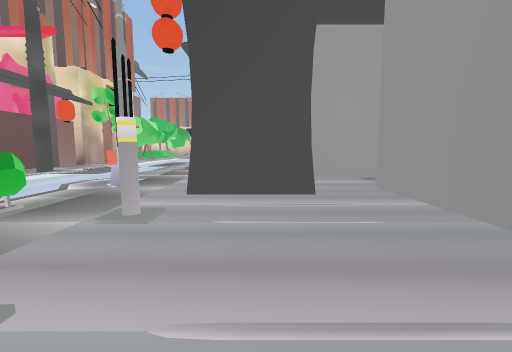
View 1 (above)

24 first-person views from a walk through a scene from a Unity 3-D project. The camera is 1.4 m above the floor, tilts 6° down and sees 90° across. The floor is counted in squares, 2 m on a side. Each view is taken from the middle of a square. On the plan, view 1 faces up. The plan holds only what a view shows up to about 9 squares ahead; the rest is blank. The place goes on beyond the plan. The player character is not drawn.

View 2
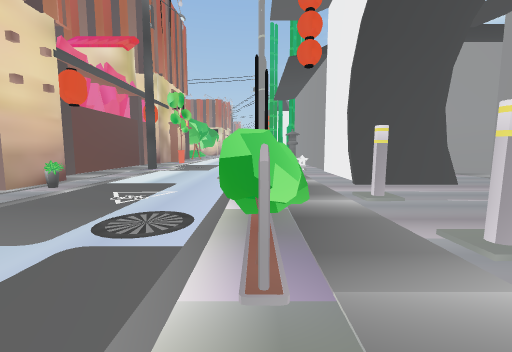

View 3
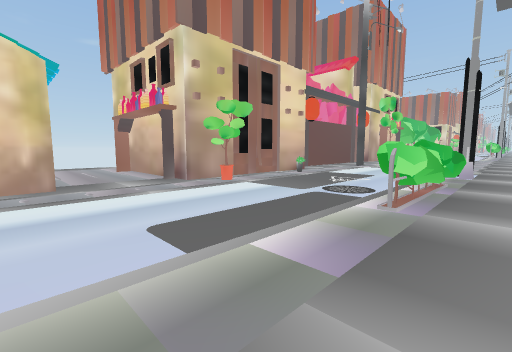

View 4
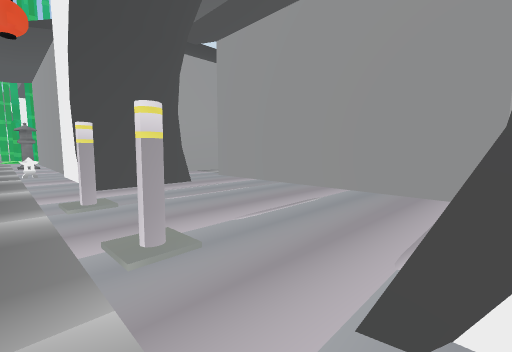

View 5
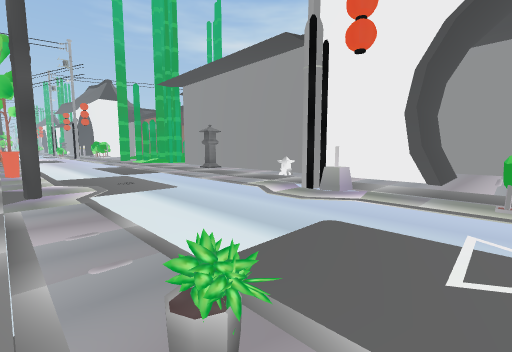

View 6
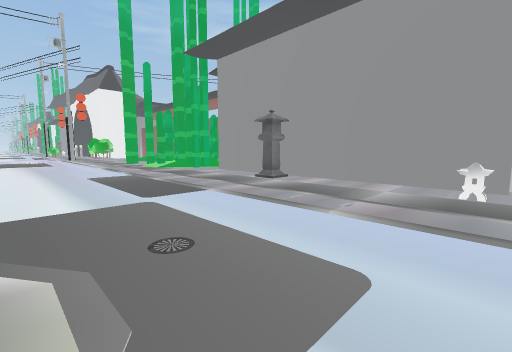

View 7
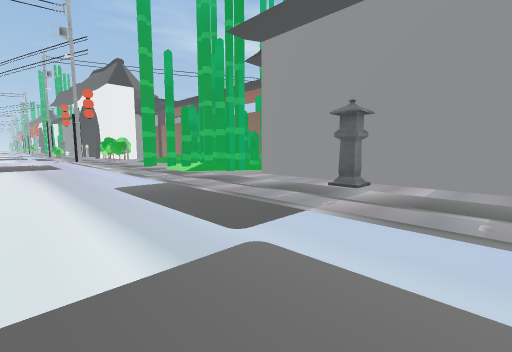

View 8
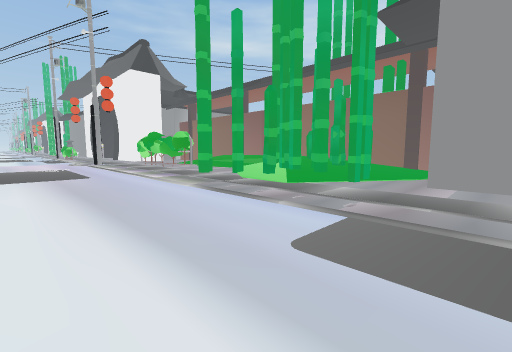

View 9
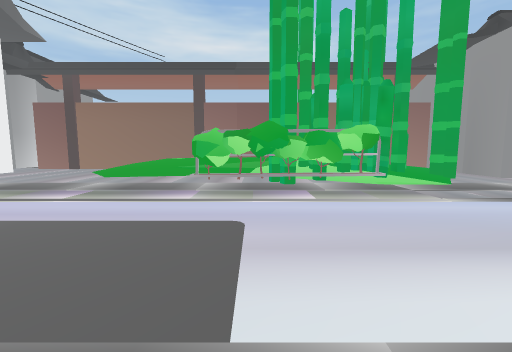

View 10
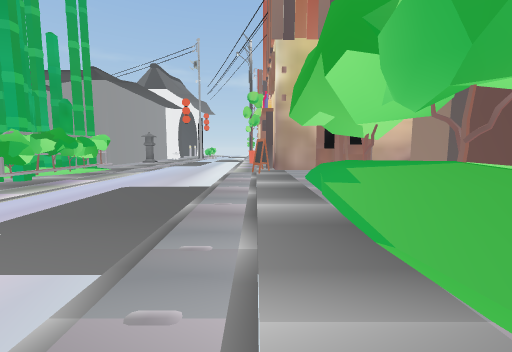

View 11
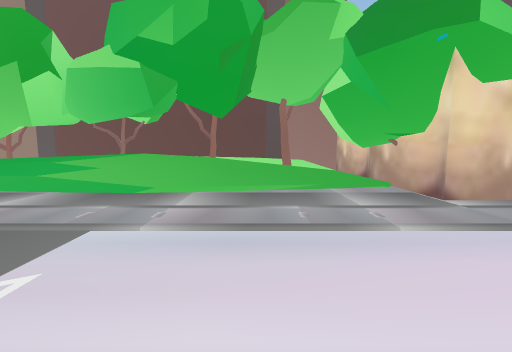

View 12
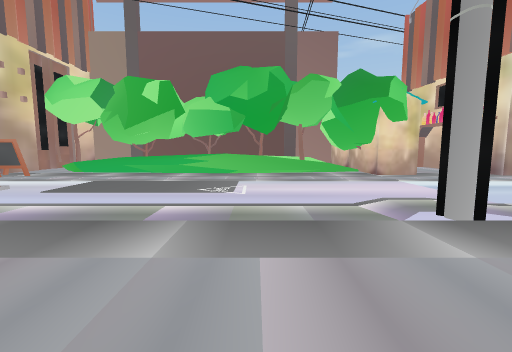

View 13
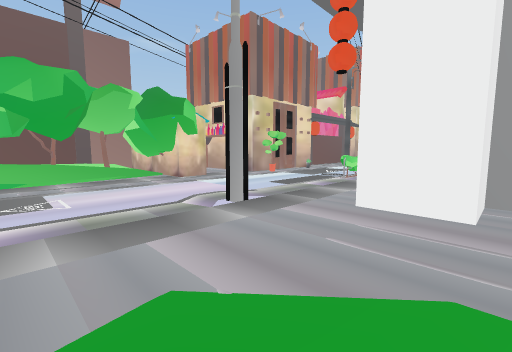

View 14
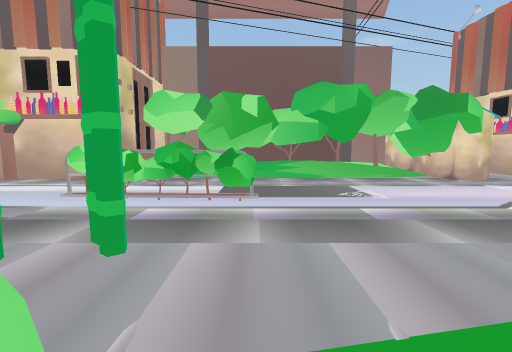

View 15
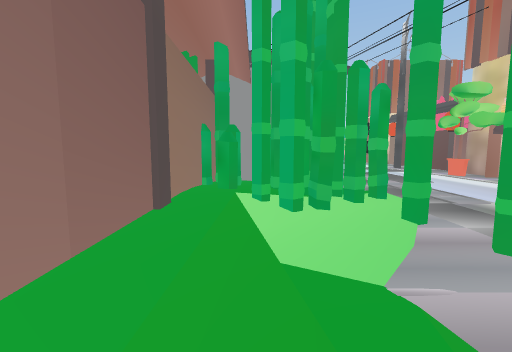

View 16
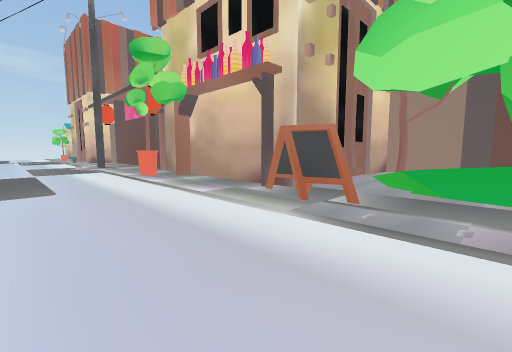

View 17
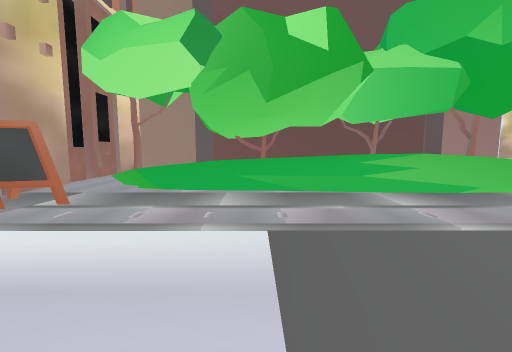

View 18
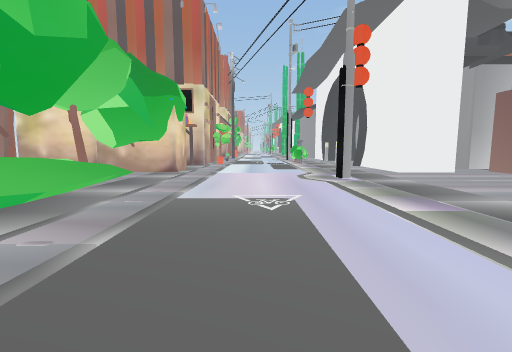

View 19
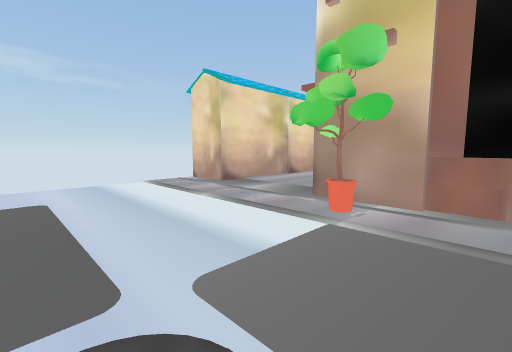

View 20
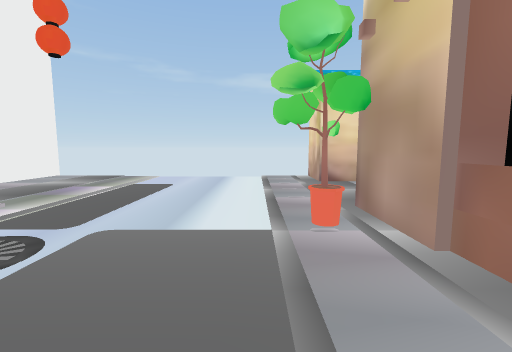

View 21
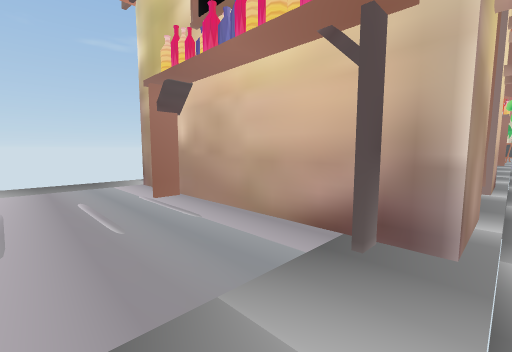

View 22
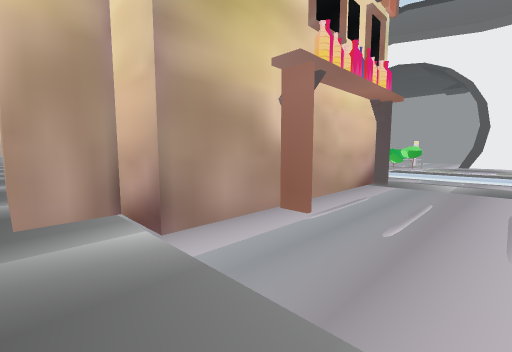

View 23
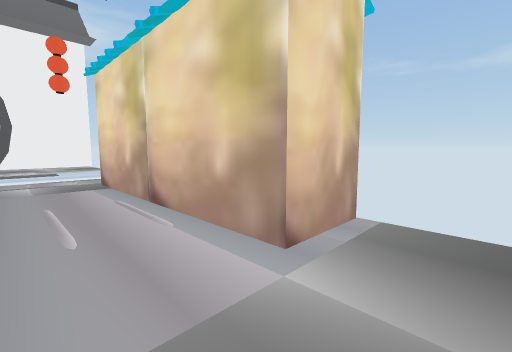

View 24
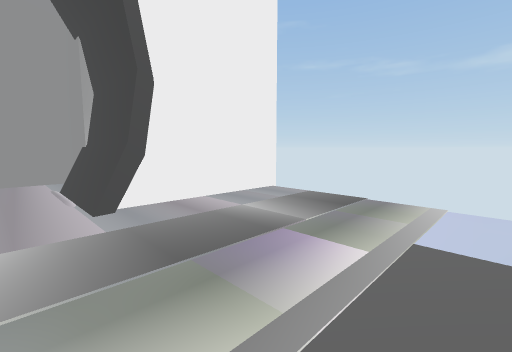

### Floor plan
Key: @ floor where view 1 was taken; # wall or solid block; x gap in a wall; . main floor; : floor 0.25 m higher than the main floor; / step, stairs or slope; = window, fence, low wall or low ledge; O other object.
Columns run from 13 left of view 1 to 4 right of it. Each row starts with its distance up from view 1.
 29      .......#####
 28  O####......##..
 27  #  #..........#
 26  #  /.....#....#
 25  #  =/......../#
 24  #  =/.......//#
 23  #  #=.. ....//#
 22  #  ==.. ....//#
 21  #  =... .O..//#
 20  # =#=....O..//#
 19  #  =.....Ox####
 18  #  #.....O.####
 17  # ...O.....####
 16  #####......//##
 15      #....../#:#
 14      #.......###
 13      #... ...#
 12      #O.. ...#
 11      #......O#
 10      #.......#
  9      #.......#
  8      #.......#
  7      #......O#####
  6      #....#.##...#
  5 .    #....O.# ...
  4 .    #O.....##..#
  3 #    #....O.O...#
  2      #....O.....#
  1 ##   #O...O.O...#
  0 .#####....O..@..#
 -1 ............#####
 -2 ............#
 -3 .O ###......#
 -4  #   #      #

Where each view was taken, in squares from view 1:
view 1: 0 up, 0 right, facing up
view 2: 1 down, 3 left, facing up
view 3: 3 down, 2 left, facing up-left
view 4: 1 down, 2 left, facing up-right
view 5: 3 up, 7 left, facing up-right
view 6: 7 up, 6 left, facing up-right
view 7: 9 up, 6 left, facing up-right
view 8: 13 up, 6 left, facing up-right
view 9: 20 up, 7 left, facing right
view 10: 25 up, 7 left, facing down
view 11: 25 up, 4 left, facing left
view 12: 24 up, 0 right, facing left
view 13: 23 up, 1 right, facing up-left
view 14: 21 up, 1 right, facing left
view 15: 22 up, 1 right, facing down
view 16: 19 up, 4 left, facing down-left
view 17: 20 up, 4 left, facing left
view 18: 20 up, 5 left, facing up
view 19: 2 up, 4 left, facing down-left
view 20: 3 up, 6 left, facing down
view 21: 2 down, 7 left, facing up-left
view 22: 2 down, 13 left, facing up-right
view 23: 1 down, 13 left, facing down-right
view 24: 0 up, 4 left, facing down-right
